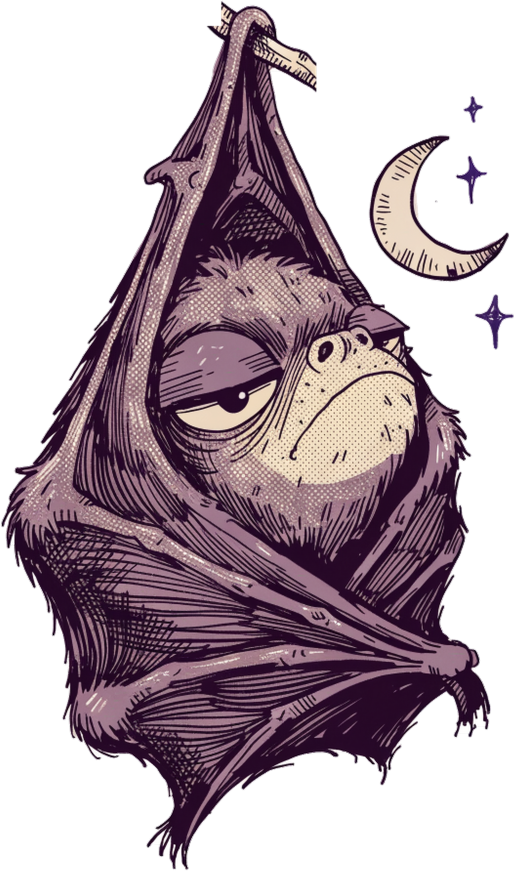
#> input picture designs/c775r/art_pp.png, 1542 x 2611 px, found by its file name (shown at 1/3 size)
$ python build.py
#> lines starting #> are read from the running program, lines starting #| are printed output that depends on the picture
### designs/lib.py
"""Lane C lockup helper: from designs.lib import *"""
from PIL import Image, ImageDraw, ImageFont, ImageFilter
FD = 'designs/fonts/'
CREAM = (246, 236, 214, 255)
F = dict(alfa='AlfaSlabOne-Regular.ttf', anton='Anton-Regular.ttf', bevan='Bevan-Regular.ttf', big='BigShouldersDisplay[wght].ttf', bowlby='BowlbyOne-Regular.ttf',
         cinzel='Cinzel[wght].ttf', fraunces='Fraunces[SOFT,WONK,opsz,wght].ttf', oswald='Oswald[wght].ttf', playfair='PlayfairDisplay[wght].ttf',
         playfairi='PlayfairDisplay-Italic[wght].ttf', rye='Rye-Regular.ttf', graduate='Graduate-Regular.ttf', yellowtail='Yellowtail-Regular.ttf', interblack='InterDisplay-Black.otf', damion='Damion-Regular.ttf', caveat='CaveatBrush-Regular.ttf')
VAR = dict(big=[900], cinzel=[900], fraunces=[9, 900, 60, 1], oswald=[700], playfair=[900], playfairi=[900])
def line(text, font, wfrac, W, fill, key, kw=27, track=0):
    ff = F[font]; var = VAR.get(font)
    def mk(sz):
        f = ImageFont.truetype(FD + ff, sz)
        if var: f.set_variation_by_axes(var)
        return f
    f = mk(800); adv = [f.getlength(c) for c in text]; tot = sum(adv) + track * (len(text) - 1); size = int(800 * W * wfrac / tot)
    f = mk(size); adv = [f.getlength(c) for c in text]; tr = int(track * size / 800)
    asc, desc = f.getmetrics(); tot = int(sum(adv) + tr * (len(text) - 1)); pad = 80
    im = Image.new('RGBA', (tot + 2 * pad, asc + desc + 2 * pad), (0, 0, 0, 0))
    k = Image.new('L', im.size, 0); d = ImageDraw.Draw(k); x = pad
    for c, a in zip(text, adv): d.text((x, pad), c, font=f, fill=255); x += a + tr
    k = k.filter(ImageFilter.MaxFilter(kw)); im.paste(Image.new('RGBA', im.size, key), (0, 0), k)
    d = ImageDraw.Draw(im); x = pad
    for c, a in zip(text, adv): d.text((x, pad), c, font=f, fill=fill); x += a + tr
    out = im.crop(im.getbbox())
    import os; st = float(os.environ.get('STRETCH', '1'))
    if st != 1: out = out.resize((out.width, int(out.height * st)))
    return out
def stack(lines, W, gap=24):
    h = sum(l.height for l in lines) + gap * (len(lines) - 1); out = Image.new('RGBA', (W, h), (0, 0, 0, 0)); y = 0
    for l in lines: out.alpha_composite(l, ((W - l.width) // 2, y)); y += l.height + gap
    return out
def lockup(art, W, top, bottom, name, bgs, g=36):
    """art: RGBA image; top/bottom: list of line images; saves docs/print-files/<name>.png and previews on each bg"""
    t = stack(top, W) if top else None; b = stack(bottom, W) if bottom else None
    H = (t.height + g if t else 0) + art.height + (g + b.height if b else 0)
    out = Image.new('RGBA', (W, H), (0, 0, 0, 0)); y = 0
    if t: out.alpha_composite(t, (0, 0)); y = t.height + g
    out.alpha_composite(art, ((W - art.width) // 2, y)); y += art.height + g
    if b: out.alpha_composite(b, (0, y))
    out.save(f'docs/print-files/{name}.png')
    for tag, c in bgs.items():
        bg = Image.new('RGBA', out.size, c); bg.alpha_composite(out); bg.convert('RGB').resize((600, int(600 * H / W))).save(f'designs/prev_{name}_{tag}.png')
    return out
def widths(*ls): return [l.width for l in ls]
def line_same(texts, font, wfrac, W, fill, key, kw=27, track=0):
    """Render several lines at ONE font size: the widest line takes wfrac*W. Returns the list of line images."""
    ref = max(texts, key=lambda t: len(t)); imgs = [line(t, font, wfrac, W, fill, key, kw, track) for t in texts]
    # fit by widest rendered natural width: scale factors from the independently fitted widths
    widest = max(i.width for i in imgs); out = []
    for t in texts:
        f = ImageFont.truetype(FD + F[font], 800)
        if VAR.get(font): f.set_variation_by_axes(VAR[font])
        nat = sum(f.getlength(c) for c in t) + track * (len(t) - 1)
        out.append(nat)
    big = max(out); size_ratio = (W * wfrac) / big
    res = []
    for t, nat in zip(texts, out):
        res.append(line(t, font, (nat * size_ratio) / W, W, fill, key, kw, track))
    return res

### designs/c648/build.py
import sys; sys.path.insert(0,'.')
from designs.lib import *
import numpy as np, cv2
art=Image.open('designs/c648/art_pp.png').convert('RGBA'); art=art.crop(art.getchannel('A').point(lambda v:255 if v>10 else 0).getbbox())
#> further down, art is the input picture: PIL image 1542x2611 RGBA; mean R, G, B, A 60.9, 45.3, 53.7, 133.9
W=3400; AH=1750; art=art.resize((round(art.width*AH/art.height),AH),Image.LANCZOS)
#> after `art = art.resize((round(art.width * AH / art.height), AH), Image.LANCZ`:
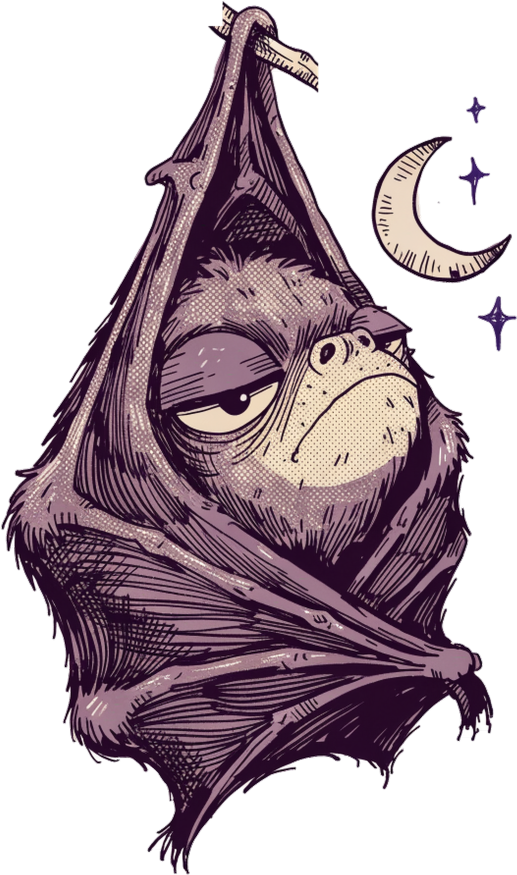
#> art: PIL image 1034x1750 RGBA (shown at 1/2 size); mean R, G, B, A 60.1, 44.5, 52.8, 133.9; transparent parts drawn white
def halo(a,px):
    al=np.array(a.getchannel('A')); k=cv2.getStructuringElement(cv2.MORPH_ELLIPSE,(2*px+1,2*px+1)); d=cv2.dilate(al,k)
#> after `al = np.array(a.getchannel('A'))`:
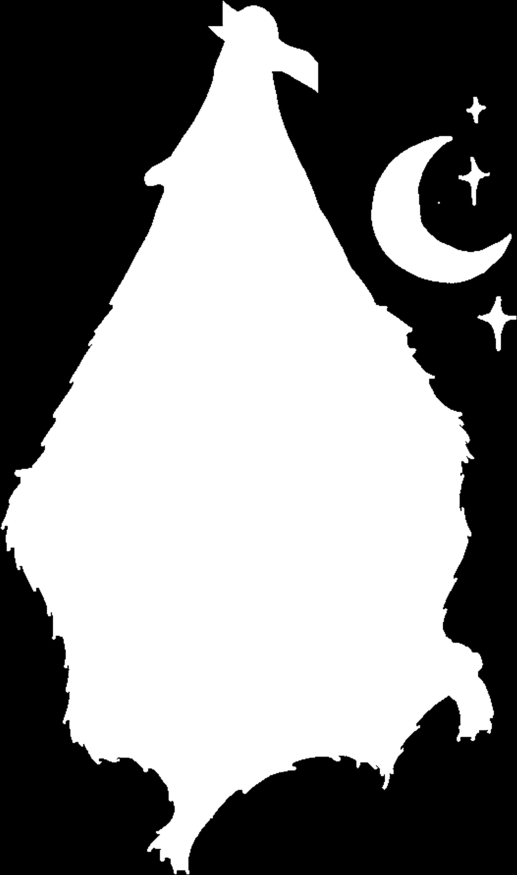
#> al: shape (1750, 1034) (shown at 1/2 size); min 0, max 255, mean 133.9
#> after `d = cv2.dilate(al, k)`:
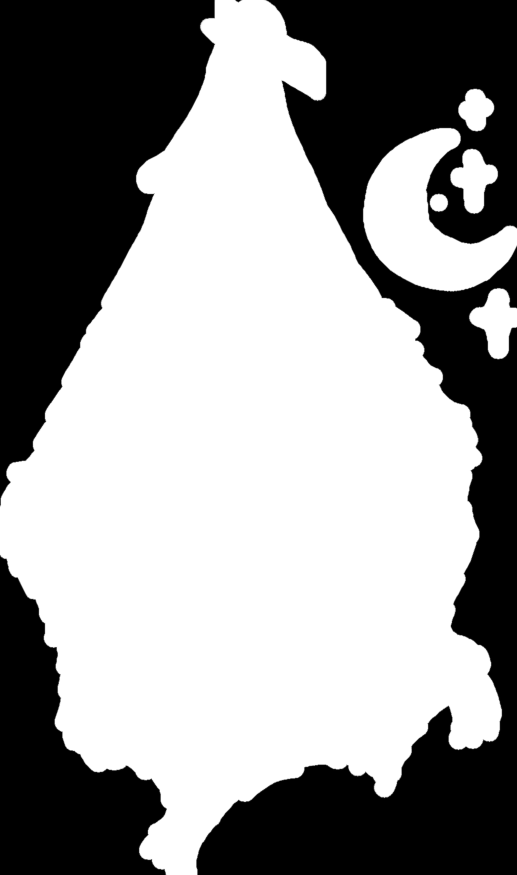
#> d: shape (1750, 1034) (shown at 1/2 size); min 0, max 255, mean 151
    h=Image.new('RGBA',a.size,CREAM); h.putalpha(Image.fromarray(d)); h.alpha_composite(a); return h
#> after `h = Image.new('RGBA', a.size, CREAM)`:
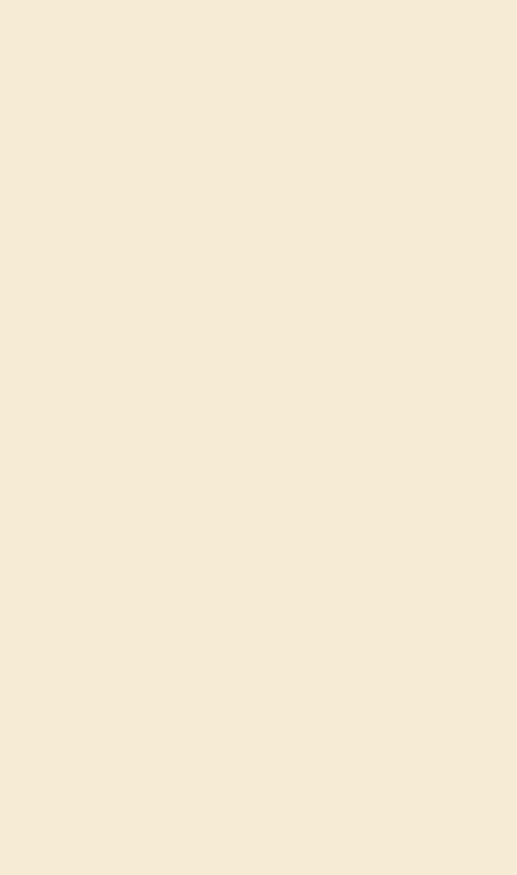
#> h: PIL image 1034x1750 RGBA (shown at 1/2 size); mean R, G, B, A 246, 236, 214, 255
CR=(246,236,214,255); RD=(247,184,162,255); NV=(31,42,77,255); RD2=(176,54,42,255)
for mode,(hc,pc,aa,bg) in {'storm':(CR,RD,halo(art,16),(60,80,110,255)),'sand':(NV,RD2,art,(212,196,166,255))}.items():
    h=line('FINISHER.','anton',0.75,W,hc,hc,kw=3); ps=line_same(['SOUL STILL','AT MILE 20.'],'anton',0.85,W,pc,pc,kw=3)
    out=lockup(aa,W,[h],ps,f'648-{mode}',{mode:bg},g=40)
    out=out.crop(out.getchannel('A').point(lambda v:255 if v>10 else 0).getbbox()); out.save(f'docs/print-files/648-{mode}.png',dpi=(300,300))
    th=h.height+sum(p.height for p in ps)
    print(mode,out.size,'headline',h.width,'punch widths',[p.width for p in ps],'ratio',round(max(p.width for p in ps)/h.width,2),'type',th,'of',out.height,round(th/out.height,2),'subject',art.width,'of',W,round(art.width/W,2))
#> this loop made 2 passes
#> (mode, hc, pc, bg) on passes 1 to 2: ('storm', (246, 236, 214, 255), (247, 184, 162, 255), (60, 80, 110, 255)), ('sand', (31, 42, 77, 255), (176, 54, 42, 255), (212, 196, 166, 255))
#| storm (2833, 2993) headline 2444 punch widths [2764, 2834] ratio 1.16 type 1139 of 2993 0.38 subject 1034 of 3400 0.3
#| sand (2833, 2993) headline 2444 punch widths [2764, 2834] ratio 1.16 type 1139 of 2993 0.38 subject 1034 of 3400 0.3
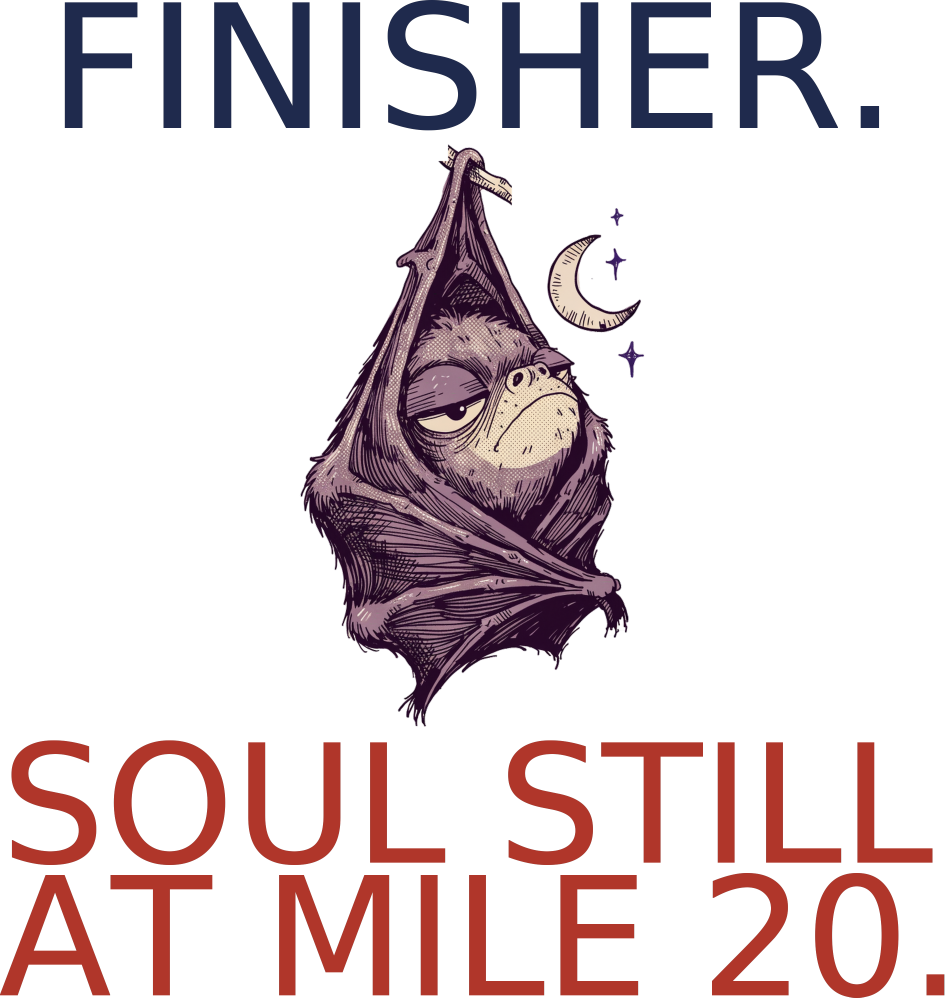
#> out: PIL image 2833x2993 RGBA (shown at 1/3 size); mean R, G, B, A 26.2, 14.8, 17.1, 55.9; transparent parts drawn white
